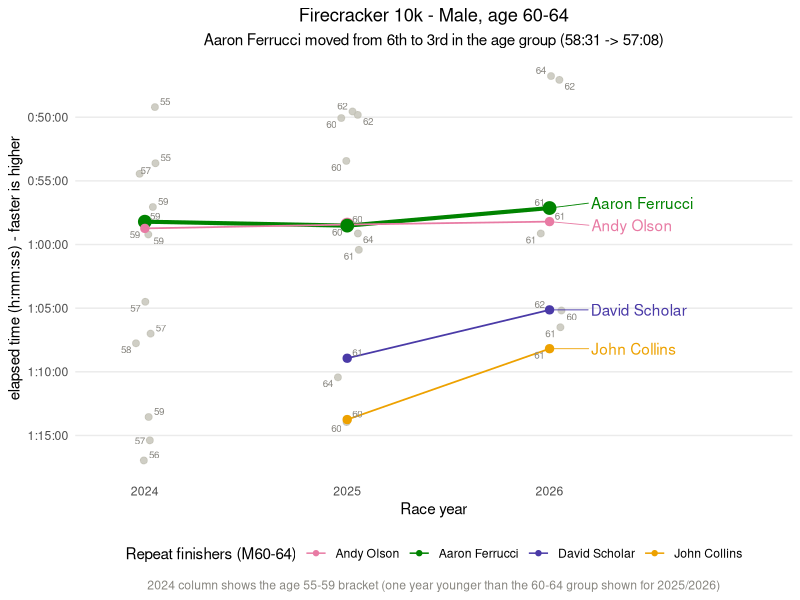
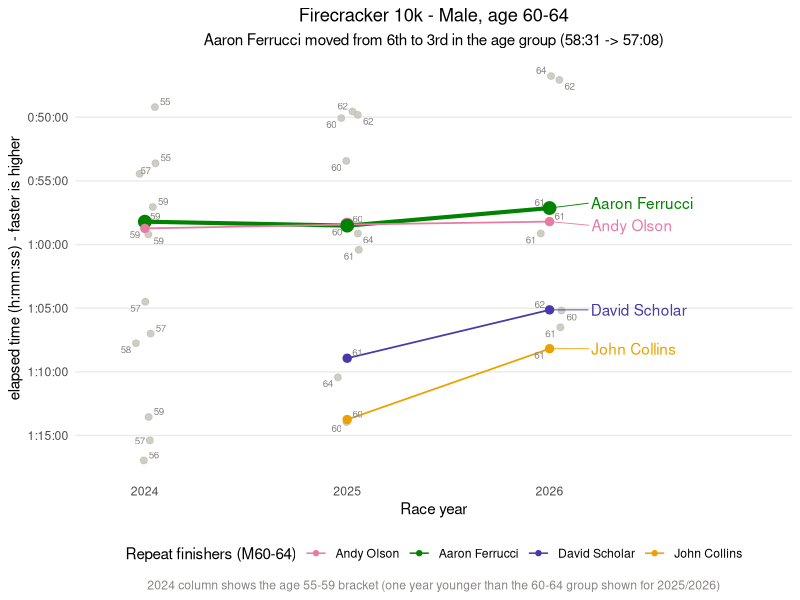

These charts were generated, in order, by the following R code:
library(ggplot2)
library(ggrepel)
library(dplyr)

timestr <- function(elapsed) {
  seconds <- elapsed
  hours <- as.integer(seconds / 3600)
  seconds <- seconds - hours * 3600
  minutes <- as.integer(seconds / 60)
  seconds <- round(seconds - minutes * 60, digits=2)

  minute_prefix <- ifelse(minutes < 10, "0", "")
  minutes <- paste0(minute_prefix, minutes)
  second_prefix <- ifelse(seconds < 10, "0", "")
  seconds <- paste0(second_prefix, seconds)

  time <- paste(hours, minutes, seconds, sep=":")
  return(time)
}

parse_time <- function(hms_str) {
  sapply(strsplit(hms_str, ":"), function(hms) Reduce(function(acc, x) as.numeric(acc) * 60 + as.numeric(x), hms))
}

# 2024: the raw file wraps each finisher's name across several physical lines
# (a PDF-table-extraction artifact); using the manually-modified file, which
# has already collapsed each record to one tab-separated row (see main.R).
data2024 <- read.table("data/firecracker_10k_2024_manually_modified.txt", header=F, sep="\t", quote="", stringsAsFactors=F,
  col.names=c("Place","Bib","Initial","Full.Name","Gender","City","State","Country","Time",
              "Time2","Blank1","Age","Blank2","AgeGroupPlace","AgeGroup"))
data2024$Time <- parse_time(data2024$Time)
data2024$Year <- "2024"

# 2025: no header row in the raw file
data2025 <- read.table("data/firecracker_10k_2025.txt", header=F, sep="\t", quote="", stringsAsFactors=F,
  col.names=c("Place","Bib","Full.Name","Gender","Age","City","State","Time",
              "GenderPlace","AgeGroup","AgeGroupPlace","Pace","Blank1","Blank2"))
data2025$Time <- parse_time(data2025$Time)
data2025$Year <- "2025"

# 2026: the last line of the raw data is malformed; using the manually-modified file (see main.R)
data2026 <- read.table("data/firecracker_10k_2026_manually_modified.txt", header=T, sep="\t", quote="", stringsAsFactors=F)
data2026$Time <- parse_time(data2026$Gun.Elapsed.Time)
data2026$Year <- "2026"

# 2024 shows the previous age bracket (55-59), since that's where this year's
# 60-64 runners were racing back then -- this puts Aaron Ferrucci in the 2024
# field instead of leaving that column disconnected from him.
cols <- c("Full.Name", "Age", "Time", "Year")
combined <- rbind(data2024[data2024$Gender == "M" & data2024$Age >= 55 & data2024$Age <= 59, cols],
                   data2025[data2025$Gender == "Male" & data2025$Age >= 60 & data2025$Age <= 64, cols],
                   data2026[data2026$Gender == "Male" & data2026$Age >= 60 & data2026$Age <= 64, cols])

combined <- combined %>%
  group_by(Year) %>%
  mutate(AgeGroupRank = rank(Time, ties.method="min")) %>%
  ungroup()

# names that raced male 60-64 in both years
repeat_names <- intersect(combined$Full.Name[combined$Year == "2025"],
                           combined$Full.Name[combined$Year == "2026"])

combined$Runner <- ifelse(combined$Full.Name %in% repeat_names, combined$Full.Name, "Other finishers")
combined$Runner <- factor(combined$Runner, levels=c(repeat_names, "Other finishers"))

field <- combined[combined$Runner == "Other finishers",]
repeats <- combined[combined$Runner != "Other finishers",]

# numeric x position so the age labels can be anchored to the same jittered
# spot as each field dot (position_jitter inside geom_point has no data the
# repel label layer can see, so the jitter has to be computed once, here)
xpos <- c(`2024`=1, `2025`=2, `2026`=3)
set.seed(42)
field$PlotX <- xpos[field$Year] + runif(nrow(field), -0.06, 0.06)
repeats$PlotX <- xpos[repeats$Year]

# validated palette slots: magenta, green, violet, yellow. Andy Olson gets
# magenta (not the usual slot-1 blue) because it separates further from Aaron's
# green than blue does (normal-vision ΔE 35.9 vs 29.0, CVD ΔE 17.6 vs 26.5) --
# Andy's 2025 dot sits almost on top of Aaron's, so the extra separation matters.
runner_colors <- setNames(c("#e87ba4", "#008300", "#4a3aa7", "#eda100")[seq_along(repeat_names)], repeat_names)
runner_colors["Other finishers"] <- "#c3c2b7"

# highlight Aaron Ferrucci with a heavier line/point throughout, plus Andy
# Olson's 2025 dot, since it sits only 5 seconds from Aaron's that year
repeats$is_ferrucci <- repeats$Full.Name == "Aaron Ferrucci"
repeats$highlight_point <- repeats$is_ferrucci |
  (repeats$Full.Name == "Andy Olson" & repeats$Year == "2025")

time_ticks <- seq(45*60, 75*60, by=5*60)

label_data <- repeats[repeats$Year == "2026",]

# every dot, both years, gets a small muted age label anchored to its exact
# (possibly jittered) plotted position
age_labels <- rbind(field[, c("PlotX","Time","Age")], repeats[, c("PlotX","Time","Age")])

set.seed(42)
slope_plot <-
  ggplot() +
  geom_point(data=field, aes(x=PlotX, y=Time), color="#c3c2b7", size=2, alpha=0.8) +
  geom_line(data=repeats, aes(x=PlotX, y=Time, group=Full.Name, color=Runner, linewidth=is_ferrucci)) +
  geom_point(data=repeats, aes(x=PlotX, y=Time, color=Runner, size=highlight_point)) +
  geom_text_repel(data=age_labels, aes(x=PlotX, y=Time, label=Age),
                   size=2.5, color="#898781", segment.size=0.2, segment.color="#c3c2b7",
                   box.padding=0.15, point.padding=0.05, force=0.3, max.overlaps=Inf, seed=42) +
  geom_text_repel(data=label_data, aes(x=PlotX, y=Time, label=Full.Name, color=Runner),
                   nudge_x=0.2, hjust=0, direction="y", segment.size=0.3, show.legend=F) +
  scale_color_manual(values=runner_colors, breaks=repeat_names, name="Repeat finishers (M60-64)") +
  scale_linewidth_manual(values=c(`FALSE`=0.6, `TRUE`=1.4), guide="none") +
  scale_size_manual(values=c(`FALSE`=2.5, `TRUE`=4), guide="none") +
  scale_y_reverse(breaks=time_ticks, labels=timestr(time_ticks), name="elapsed time (h:mm:ss) - faster is higher") +
  scale_x_continuous(breaks=c(1, 2, 3), labels=c("2024", "2025", "2026"), expand=expansion(add=c(0.3, 1.0))) +
  labs(x="Race year",
       title="Firecracker 10k - Male, age 60-64",
       subtitle="Aaron Ferrucci moved from 6th to 3rd in the age group (58:31 -> 57:08)",
       caption="2024 column shows the age 55-59 bracket (one year younger than the 60-64 group shown for 2025/2026)") +
  theme_minimal() +
  theme(
    panel.grid.minor = element_blank(),
    panel.grid.major.x = element_blank(),
    plot.title = element_text(hjust = 0.5),
    plot.subtitle = element_text(hjust = 0.5),
    plot.caption = element_text(hjust = 0.5, color = "#898781"),
    legend.position = "bottom"
  )

print(slope_plot)
svg(filename="slope_male_60_64.svg", width=9, height=7)
print(slope_plot)
dev.off()
